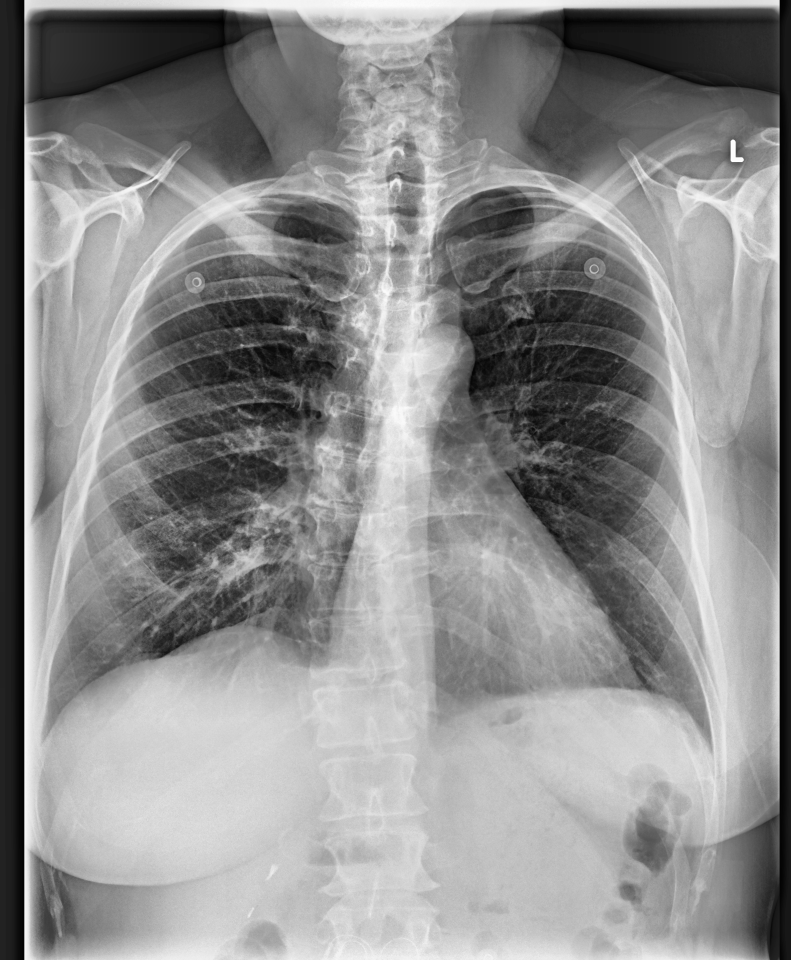
#> input picture TB/Chesy_X-Ray.png, 2372 x 2880 px, given in place of Chest_X-Ray.png, which was not available (shown at 1/3 size)
$ python main.py
#> lines starting #> are read from the running program, lines starting #| are printed output that depends on the picture; after the words box and inside, x2 and y2 are one past the last pixel; in counts of white or black regions, pixels touching at a corner belong together; pictures that were not available may be replaced by others from this repository, and a replacement may not be noted
import cv2
import numpy as np
import matplotlib.pyplot as plt
import plotly.graph_objs as go
from scipy.ndimage import gaussian_filter

xray_path = 'Chest_X-Ray.png'
mask_path = 'TB_Mask.tif'

xray_image = cv2.imread(xray_path, cv2.IMREAD_GRAYSCALE)
#> xray_image is the input picture: shape (2880, 2372); min 1, max 255, mean 140.7
if xray_image is None:
    raise FileNotFoundError(f"Failed to load X-ray image. Check the path: {xray_path}")

mask = cv2.imread(mask_path, cv2.IMREAD_GRAYSCALE)
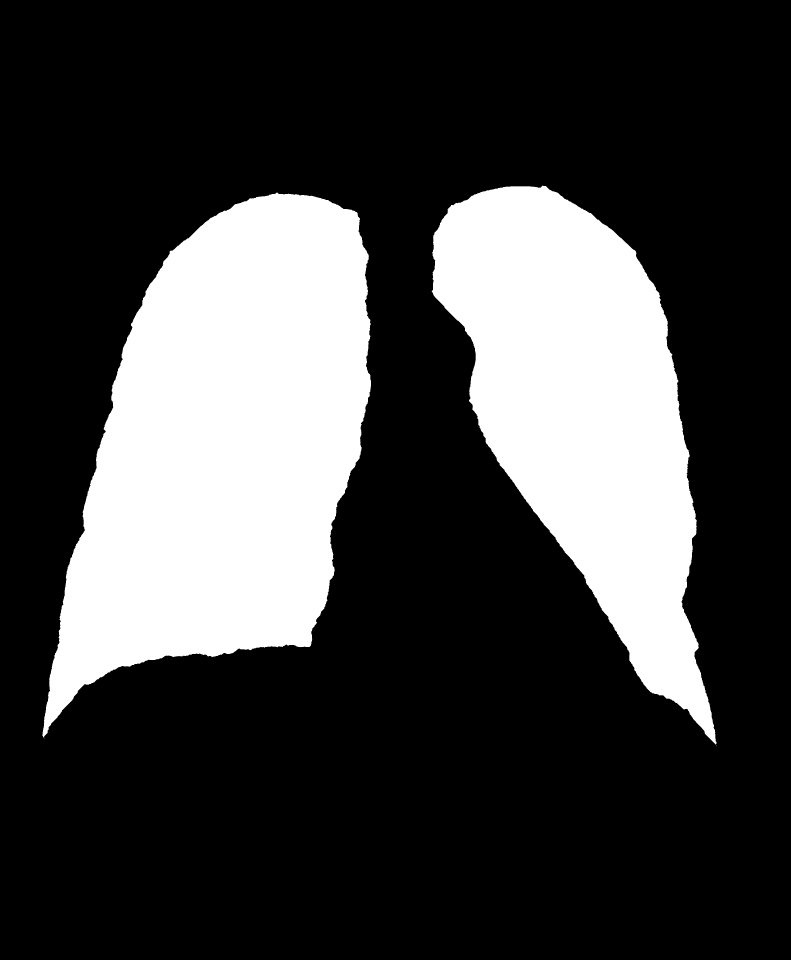
#> input picture TB/TB_Mask.tif, 2372 x 2880 px (shown at 1/3 size)
#> mask: shape (2880, 2372); 25.1% white; 3 white regions (1 under 20 px), largest, box (x1, y1, x2, y2) and area: (127, 578, 1113, 2216) 996819, (1295, 557, 2150, 2234) 719267
if mask is None:
    raise FileNotFoundError(f"Failed to load TB mask. Check the path: {mask_path}")
h, w = xray_image.shape
#> h = 2880; w = 2372
if mask.shape != xray_image.shape:
    print(f"Resizing mask from {mask.shape} to {xray_image.shape}")
    mask = cv2.resize(mask, (xray_image.shape[1], xray_image.shape[0]))

smoothed_mask = gaussian_filter(mask.astype(float), sigma=10)

def show_2d_overlay(xray, mask):
    """
    Displays a 2D overlay of the X-ray image with the TB mask.
    """
    plt.figure(figsize=(8, 10))
    plt.imshow(xray, cmap='gray')
    plt.imshow(mask, cmap='Reds', alpha=0.5)
    plt.title("X-ray with TB Mask Highlighted")
    plt.axis("off")
    plt.show()
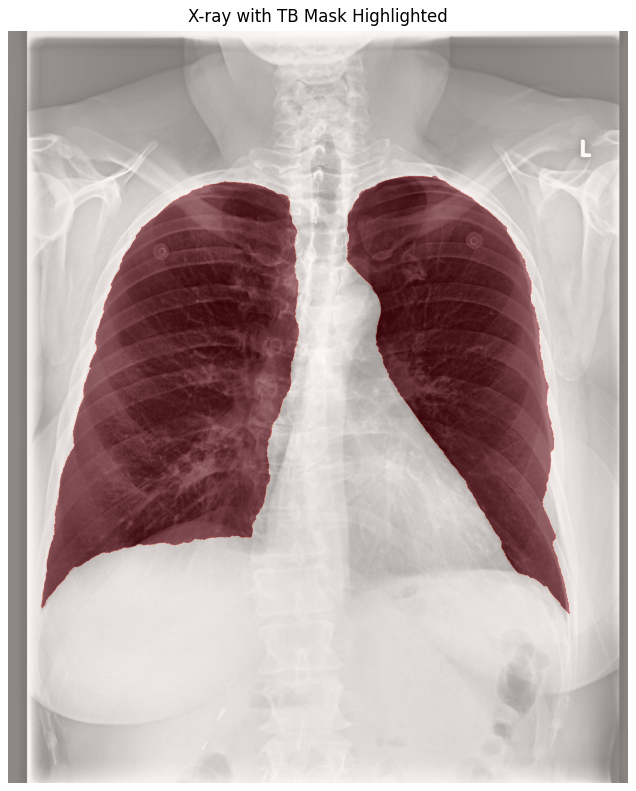
#> figure drawn by matplotlib, 1 panel

show_2d_overlay(xray_image, mask)

radius_profile = (np.mean(smoothed_mask, axis=1) / 255.0 * (w // 2)) + 20
#> radius_profile = 2880 values, max 719.1 at index 1171, min 20 at index 0, mean 317.9
radius_profile = gaussian_filter(radius_profile, sigma=5)
#> radius_profile = 2880 values, max 718.9 at index 1172, min 20 at index 0, mean 317.9

theta = np.linspace(0, 2 * np.pi, 200)
z = np.arange(h)
#> z = 2880 values from 0 to 2879
theta_grid, z_grid = np.meshgrid(theta, z)
radius_grid = np.tile(radius_profile[:, np.newaxis], (1, len(theta)))

x = radius_grid * np.cos(theta_grid)
y = radius_grid * np.sin(theta_grid)
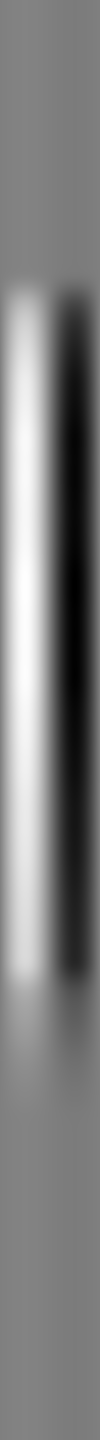
#> y: shape (2880, 200) float64 (shown at 1/2 size); min -718.9, max 718.9, mean 0; drawn with min black and max white

intensity_gray = np.mean(xray_image, axis=1) / 255.0
#> intensity_gray = 2880 values, max 0.875 at index 0, min 0.244 at index 69, mean 0.552
intensity_gray = np.tile(intensity_gray[:, np.newaxis], (1, len(theta)))
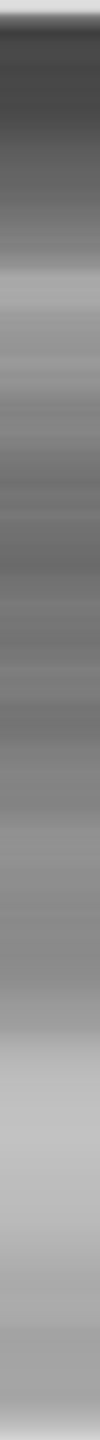
#> intensity_gray: shape (2880, 200) float64 (shown at 1/2 size); min 0.244, max 0.875, mean 0.552

mask_binary = mask > 127
red_overlay = np.mean(mask_binary, axis=1)
#> red_overlay = 2880 values, max 0.591 at index 1169, min 0 at index 0, mean 0.251
red_overlay = np.tile(red_overlay[:, np.newaxis], (1, len(theta)))

r = np.clip(intensity_gray + red_overlay * 1.5, 0, 1)
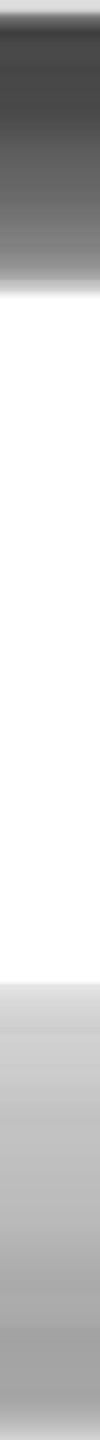
#> r: shape (2880, 200) float64 (shown at 1/2 size); min 0.244, max 1, mean 0.799
g = intensity_gray * (1 - red_overlay)
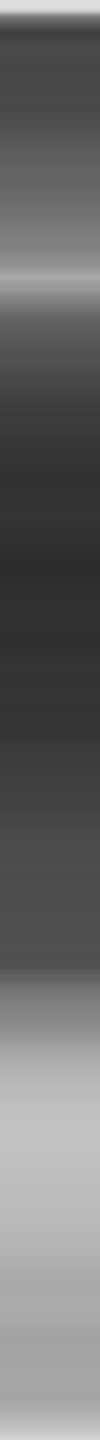
#> g: shape (2880, 200) float64 (shown at 1/2 size); min 0.175, max 0.875, mean 0.423
b = intensity_gray * (1 - red_overlay)
colors = np.stack([r, g, b], axis=-1)
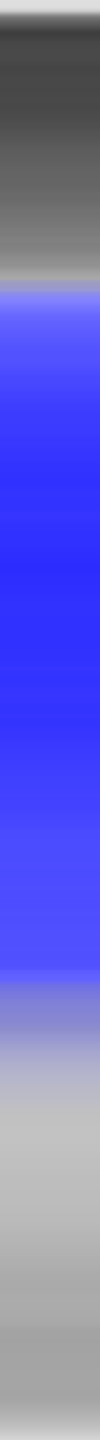
#> colors: shape (2880, 200, 3) float64 (shown at 1/2 size); mean of channels 0, 1, 2 0.799, 0.423, 0.423; drawn as B, G, R
colors_rgb = (colors * 255).astype(np.uint8)
colors_hex = ['rgb({},{},{})'.format(r_, g_, b_) for r_, g_, b_ in colors_rgb.reshape(-1, 3)]
#> colors_hex = 576000 items
colors_hex = np.reshape(colors_hex, x.shape)

print(f"x shape: {x.shape}, y shape: {y.shape}, z shape: {z_grid.shape}")
#| x shape: (2880, 200), y shape: (2880, 200), z shape: (2880, 200)
print(f"surfacecolor shape: {np.mean(colors[..., :3], axis=-1).shape}")
#| surfacecolor shape: (2880, 200)

fig = go.Figure(data=[
    go.Surface(
        x=x, y=y, z=z_grid,
        surfacecolor=np.mean(colors[..., :3], axis=-1),
        colorscale=[[0, 'gray'], [1, 'red']],
        showscale=True,
        hoverinfo='skip',
        opacity=0.9
    ),
    go.Scatter3d(
        x=[0], y=[0], z=[h // 2],
        mode='markers+text',
        marker=dict(size=5, color='red'),
        text=["TB Lesion Highlighted"],
        textposition='top center'
    )
])

fig.update_layout(
    title='3D Revolved X-ray with TB Lesion Highlight',
    scene=dict(
        xaxis_title='X',
        yaxis_title='Y',
        zaxis_title='Height',
        aspectmode='data',
        xaxis=dict(showbackground=True, backgroundcolor="rgb(230, 230, 230)"),
        yaxis=dict(showbackground=True, backgroundcolor="rgb(230, 230, 230)"),
        zaxis=dict(showbackground=True, backgroundcolor="rgb(230, 230, 230)"),
    ),
    scene_camera=dict(eye=dict(x=1.3, y=1.3, z=1.3)),
    margin=dict(l=0, r=0, b=0, t=40)
)
fig.show()
